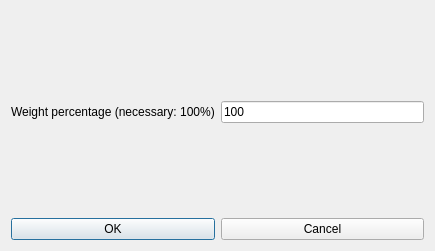
<?xml version="1.0" encoding="UTF-8"?>
<ui version="4.0">
 <class>ModifyConstraintTeachersMaxTwoConsecutiveAfternoonsForm_template</class>
 <widget class="QDialog" name="ModifyConstraintTeachersMaxTwoConsecutiveAfternoonsForm_template">
  <property name="geometry">
   <rect>
    <x>0</x>
    <y>0</y>
    <width>435</width>
    <height>251</height>
   </rect>
  </property>
  <property name="windowTitle">
   <string extracomment="This is the title of the dialog to modify a constraint of this type">Modify teachers max two consecutive afternoons</string>
  </property>
  <layout class="QVBoxLayout" name="verticalLayout_2">
   <item>
    <spacer name="verticalSpacer">
     <property name="orientation">
      <enum>Qt::Vertical</enum>
     </property>
     <property name="sizeHint" stdset="0">
      <size>
       <width>20</width>
       <height>38</height>
      </size>
     </property>
    </spacer>
   </item>
   <item>
    <layout class="QHBoxLayout" name="horizontalLayout_2">
     <item>
      <widget class="QLabel" name="weightTextLabel">
       <property name="frameShape">
        <enum>QFrame::NoFrame</enum>
       </property>
       <property name="frameShadow">
        <enum>QFrame::Plain</enum>
       </property>
       <property name="text">
        <string>Weight percentage (necessary: 100%)</string>
       </property>
       <property name="wordWrap">
        <bool>false</bool>
       </property>
      </widget>
     </item>
     <item>
      <widget class="QLineEdit" name="weightLineEdit">
       <property name="text">
        <string notr="true">100</string>
       </property>
      </widget>
     </item>
    </layout>
   </item>
   <item>
    <spacer name="verticalSpacer_3">
     <property name="orientation">
      <enum>Qt::Vertical</enum>
     </property>
     <property name="sizeHint" stdset="0">
      <size>
       <width>20</width>
       <height>38</height>
      </size>
     </property>
    </spacer>
   </item>
   <item>
    <layout class="QHBoxLayout" name="horizontalLayout">
     <item>
      <widget class="QPushButton" name="okPushButton">
       <property name="text">
        <string>OK</string>
       </property>
      </widget>
     </item>
     <item>
      <widget class="QPushButton" name="cancelPushButton">
       <property name="text">
        <string>Cancel</string>
       </property>
      </widget>
     </item>
    </layout>
   </item>
  </layout>
 </widget>
 <layoutdefault spacing="6" margin="11"/>
 <resources/>
 <connections/>
</ui>
